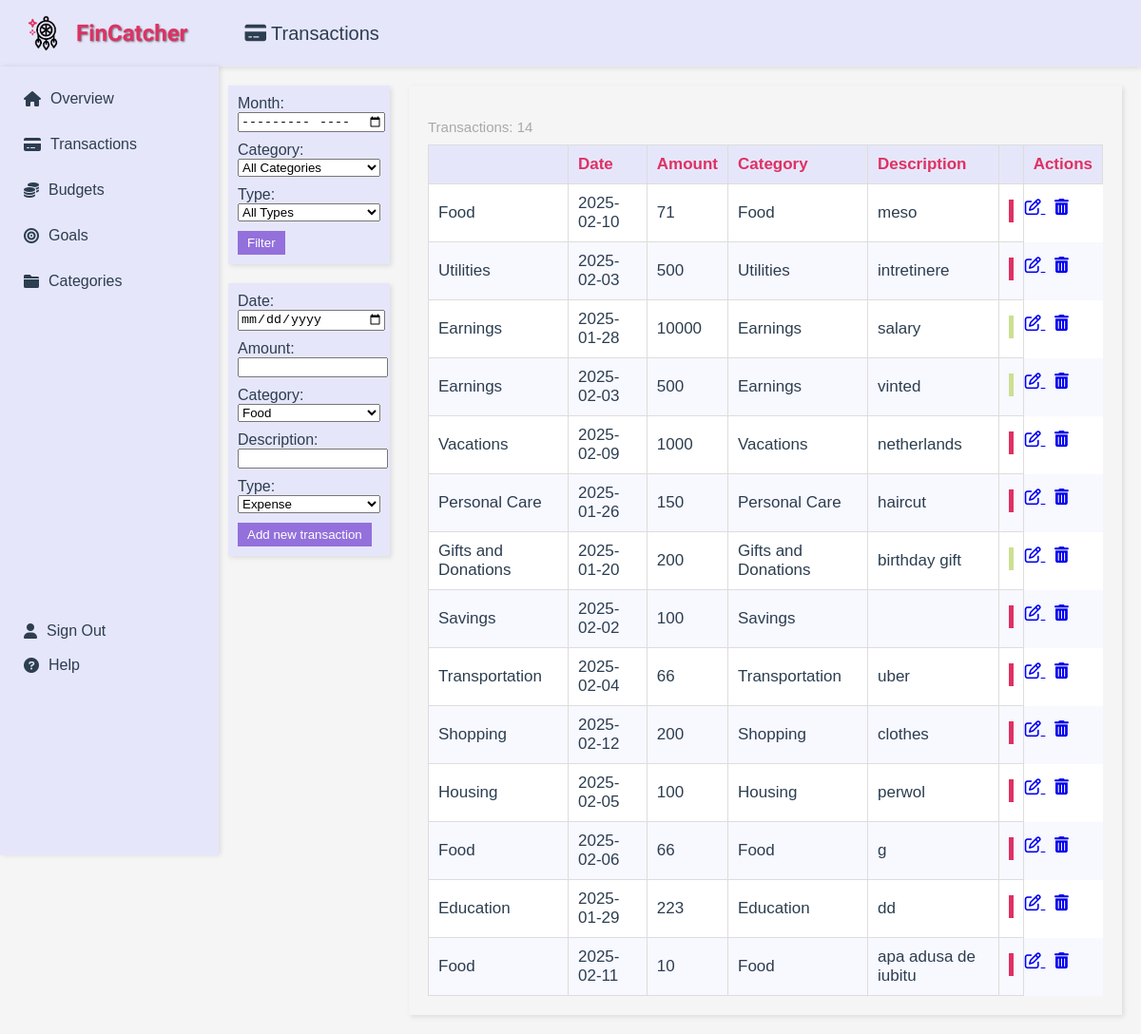
The app's page /transactions, older data.
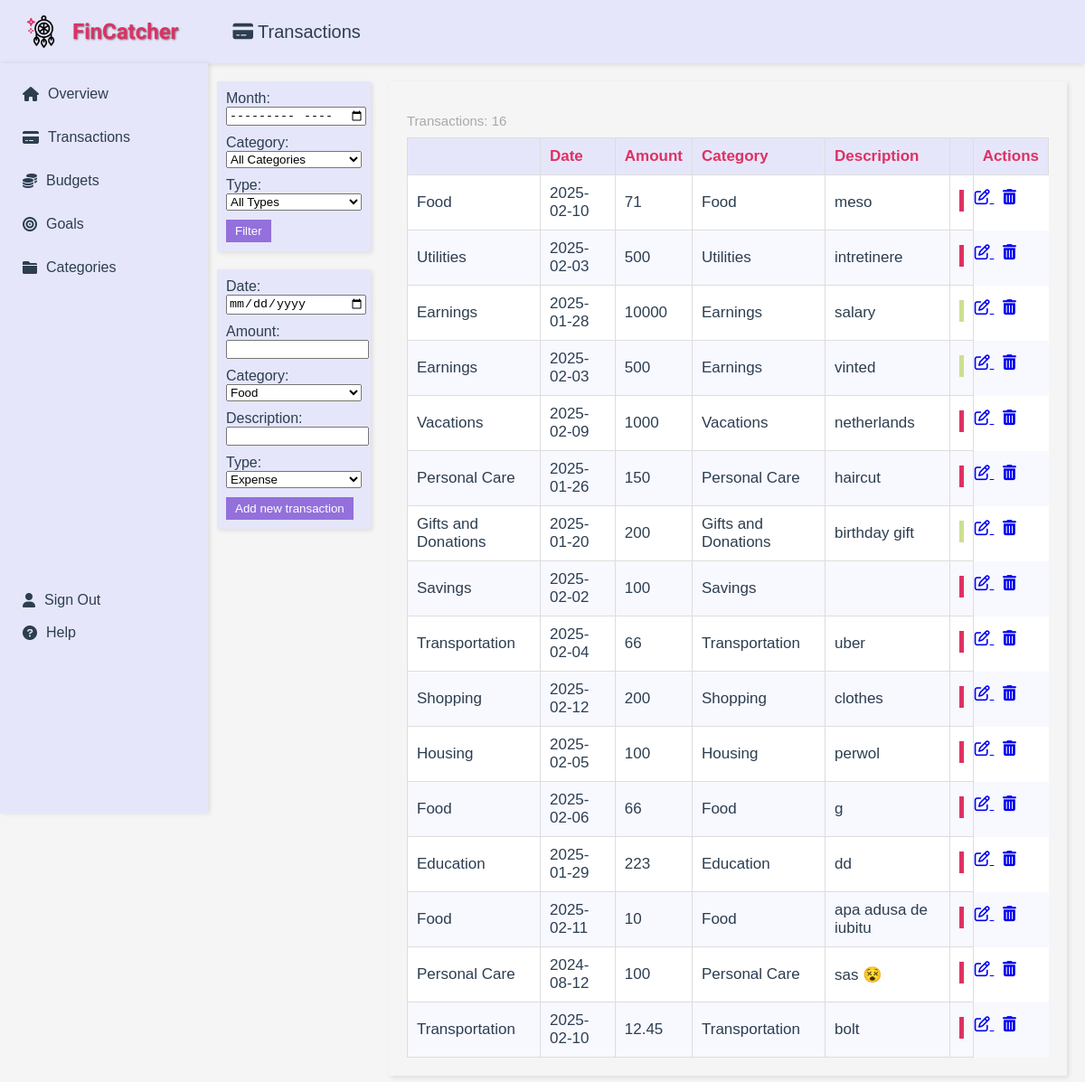
The same page, newer data.
### app/main/models.py (models this page shows)
class Transactions(db.Model):
    id = db.Column(db.Integer, primary_key=True, unique=True, nullable=False)
    date = db.Column(db.Date, nullable=False)
    amount = db.Column(db.Float, nullable=False)
    category_id = db.Column(db.Integer, db.ForeignKey('categories.id'), nullable=False)  # References Categories table
    description = db.Column(db.String(1000), nullable=True)
    type = db.Column(db.String(10), nullable=False)

class Categories(db.Model):
    id = db.Column(db.Integer, primary_key=True, unique=True, nullable=False)
    name = db.Column(db.String(50), unique=True, nullable=False)
    description = db.Column(db.String(1000), nullable=True)

### app/transactions/routes.py (the view, shortened to what this page needs)
@transactions.route('/transactions', methods=['GET', 'POST'])
def transactions_page():
    message = ""
    filter_month = request.args.get('filter_month')
    filter_category = request.args.get('filter_category')
    filter_type = request.args.get('filter_type')
    filter_amount_comparison = request.args.get('filter_amount_comparison')
    filter_amount = request.args.get('filter_amount')
    query = db.session.query(Transactions, Categories).join(Categories, Transactions.category_id == Categories.id)
    if filter_month:
        start_date = datetime.strptime(filter_month + '-01', '%Y-%m-%d')
        end_date = datetime.strptime(filter_month + '-31', '%Y-%m-%d')
        query = query.filter(Transactions.date >= start_date, Transactions.date <= end_date)
    if filter_category:
        query = query.filter(Transactions.category_id == filter_category)
    if filter_type:
        query = query.filter(Transactions.type == filter_type)
    if filter_amount:
        if filter_amount_comparison == 'greater':
            query = query.filter(Transactions.amount > float(filter_amount))
        elif filter_amount_comparison == 'less':
            query = query.filter(Transactions.amount < float(filter_amount))
    transactions_list = query.all()
    categories = Categories.query.all()
    return render_template('show_transactions.html', transactions=transactions_list, categories=categories, page_title='Transactions', icon='fas fa-credit-card')

### app/transactions/templates/show_transactions.html (shortened to what this page needs)
{% extends "layout.html" %}
{% block content %}
<div style="display: flex; flex-direction: row; justify-content: flex-start;">
    <div style="display: flex; flex-direction: column; margin-right: 20px;">
        <form id="filter-form" action="{{ url_for('transactions.transactions_page') }}" method="GET" style="background-color: #E6E6FA; padding: 10px; box-shadow: 2px 2px 5px rgba(0,0,0,0.1); margin-bottom: 20px; width: 150px;">
            <label for="filter-month" style="margin-bottom: 2px;">Month:</label>
            <input type="month" id="filter-month" name="filter_month" style="margin-bottom: 10px; width: 100%;">
            <label for="filter-category" style="margin-bottom: 2px;">Category:</label>
            <select id="filter-category" name="filter_category" style="margin-bottom: 10px; width: 100%;">
                <option value="">All Categories</option>
            </select>
            <label for="filter-type" style="margin-bottom: 2px;">Type:</label>
            <select id="filter-type" name="filter_type" style="margin-bottom: 10px; width: 100%;">
                <option value="">All Types</option>
            </select>
            <button type="submit" style="background-color: #9370DB; color: white; padding: 5px 10px; border: none; cursor: pointer;">Filter</button>
        </form>
        <form id="add-transaction-form" action="{{ url_for('transactions.transactions_page') }}" method="POST" style="background-color: #E6E6FA; padding: 10px; box-shadow: 2px 2px 5px rgba(0,0,0,0.1); width: 150px;">
            <label for="date" style="margin-bottom: 2px;">Date:</label>
            <input type="date" id="date" name="date" required style="margin-bottom: 10px; width: 100%;">
            <label for="amount" style="margin-bottom: 2px;">Amount:</label>
            <input type="number" step="0.01" id="amount" name="amount" required style="margin-bottom: 10px; width: 100%;">
            <label for="category_id" style="margin-bottom: 2px;">Category:</label>
            <select id="category_id" name="category_id" required style="margin-bottom: 10px; width: 100%;">
                {% for category in categories %}
                    <option value="{{ category.id }}">{{ category.name }}</option>
                {% endfor %}
            </select>
            <label for="description" style="margin-bottom: 2px;">Description:</label>
            <input type="text" id="description" name="description" style="margin-bottom: 10px; width: 100%;">
            <label for="type" style="margin-bottom: 2px;">Type:</label>
            <select id="type" name="type" required style="margin-bottom: 10px; width: 100%;">
                <option value="expense">Expense</option>
            </select>
            <button type="submit" style="background-color: #9370DB; color: white; padding: 5px 10px; border: none; cursor: pointer;">Add new transaction</button>
        </form>
    </div>
    <div style="display: flex; flex-direction: row; width: calc(100% - 190px);">
        <div id="transactions-list" style="background-color: #F5F5F5; padding: 20px; box-shadow: 2px 2px 5px rgba(0,0,0,0.1); flex: 1;">
            <p style="font-size: 15px; color: #A9A9A9; margin-bottom: 10px;">Transactions: {{ transactions|length }}</p>
            <table style="width: 100%; border-collapse: collapse; text-align: left; font-size: 17px;">
                <thead style="background-color: #E6E6FA; color: #DE3163;">
                    <tr>
                        <th style="padding: 10px; border: 1px solid #DDD;"></th>
                        <th style="padding: 10px; border: 1px solid #DDD;">Date</th>
                        <th style="padding: 10px; border: 1px solid #DDD;">Amount</th>
                        <th style="padding: 10px; border: 1px solid #DDD;">Category</th>
                        <th style="padding: 10px; border: 1px solid #DDD;">Description</th>
                        <th style="padding: 10px; border: 1px solid #DDD;"></th>
                        <th style="padding: 10px; border: 1px solid #DDD;">Actions</th>
                    </tr>
                </thead>
                <tbody>
                    {% for transaction, category in transactions %}
                    <tr style="background-color: {% if loop.index0 % 2 == 0 %}#FFFFFF{% else %}#F8F8FF{% endif %};">
                        <td style="padding: 10px; border: 1px solid #DDD;">{{ category.name }}</td>
                        <td style="padding: 10px; border: 1px solid #DDD;">{{ transaction.date }}</td>
                        <td style="padding: 10px; border: 1px solid #DDD;">
                            {{ "%.0f"|format(transaction.amount) if transaction.amount.is_integer() else "%.2f"|format(transaction.amount) }}
                        </td>
                        <td style="padding: 10px; border: 1px solid #DDD;">{{ category.name }}</td>
                        <td style="padding: 10px; border: 1px solid #DDD;">{{ transaction.description }}</td>
                        <td style="padding: 10px; border: 1px solid #DDD; text-align: center;">
                            {% if transaction.type == 'expense' %}
                                <div style="width: 5px; height: 24px; background-color: #DE3163; display: inline-block;"></div>
                            {% else %}
                                <div style="width: 5px; height: 24px; background-color: #CCDF92; display: inline-block;"></div>
                            {% endif %}
                        </td>
                        <td>
                            <a href="#" class="edit-btn">
                                <i class="fa-regular fa-pen-to-square"></i>
                            </a>
                            <a href="#" class="delete-btn" style="display: inline-block; width: 30px; height: 30px; text-align: center; padding: 2px;">
                                <i class="fas fa-trash-alt"></i>
                            </a>
                        </td>
                    </tr>
                    {% endfor %}
                </tbody>
            </table>
        </div>
    </div>
    </div>
</div>
{% endblock %}

### app/main/templates/layout.html (shortened to what this page needs)
<!DOCTYPE html>
<html lang="en">
<head>
    <link rel="stylesheet" href="https://cdnjs.cloudflare.com/ajax/libs/font-awesome/6.0.0-beta3/css/all.min.css">
</head>
<body>
    <div class="header">
        <img src="static/images/dreamcatcher.gif" alt="Dream Catcher">
        <h1>FinCatcher</h1>
        <span class="page-title"><i class="{{ icon }}"></i> {{ page_title }}</span>
    </div>
    <div class="sidebar">
        <a href="{{ url_for('main.home') }}"><i class="fas fa-home"></i>Overview</a>
        <a href="{{ url_for('transactions.transactions_page') }}"><i class="fas fa-credit-card"></i>Transactions</a>
        <a href="{{ url_for('budgets.budgets_page') }}"><i class="fa-solid fa-coins"></i>Budgets</a>
        <a href="{{ url_for('goals.goals_page') }}"><i class="fas fa-bullseye"></i>Goals</a>
        <a href="{{ url_for('categories.categories_page') }}"><i class="fas fa-folder"></i>Categories</a>
        <div class="sidebar-bottom">
            <a href="{{ url_for('main.home') }}"><i class="fas fa-user"></i>Sign Out</a><br>
            <a href="{{ url_for('main.home') }}"><i class="fas fa-question-circle"></i>Help</a>
        </div>
    </div>
    <div class="content">
        {% block content %}{% endblock %}
</body>
</html>

### app/main/templates/layout.html (style rules this page uses)
body { margin: 0; font-family: Arial, sans-serif; background-color: #F5F5F5; color: #2c3e50; }
.header { background-color: #e6e6fa; padding: 10px 20px; display: flex; align-items: center; box-shadow: 0px 2px 5px rgba(0, 0, 0, 0.1); }
.header img { height: 50px; margin-right: 10px; }
.header h1 { margin: 0; font-size: 24px; font-family: 'Poiret One', cursive; color: #de3163; text-shadow: 1px 1px 2px rgba(0, 0, 0, 0.5); }
.page-title { font-size: 20px; margin-left: 60px; color: #2c3e50; }
.sidebar { width: 200px; float: left; background-color: #e6e6fa; padding: 15px; box-shadow: 2px 0px 5px rgba(0, 0, 0, 0.1); height: 100vh; }
.sidebar a { display: flex; align-items: center; padding: 10px; color: #2c3e50; text-decoration: none; margin-bottom: 10px; transition: background-color 0.3s, color 0.3s; }
.sidebar a i { margin-right: 10px; }
.sidebar-bottom { margin-top: 330px; }
.sidebar-bottom a { margin-bottom: -20px; }
.content { margin-left: 220px; padding: 20px; }

Row changes from the older to the newer data that the page shows:
added Transactions: name "Personal Care", amount "100", type "expense" (drawn)
added Transactions: name "Transportation", amount "12.45", type "expense" (drawn)
Text that changed along with them:
{{ transactions|length }}: "14" → "16"
